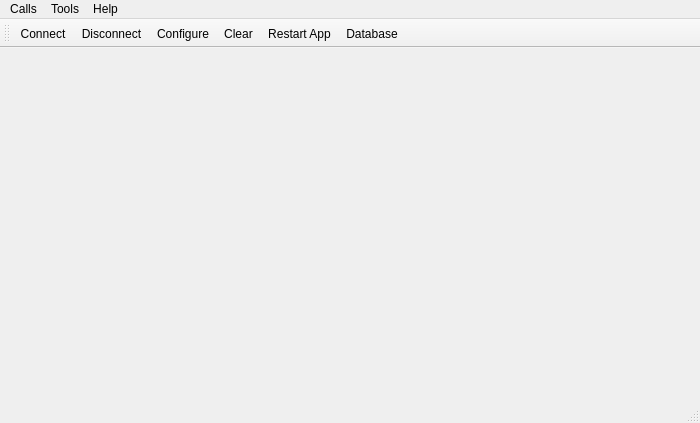
<?xml version="1.0" encoding="UTF-8"?>
<ui version="4.0">
 <class>MainWindow</class>
 <widget class="QMainWindow" name="MainWindow">
  <property name="geometry">
   <rect>
    <x>0</x>
    <y>0</y>
    <width>700</width>
    <height>423</height>
   </rect>
  </property>
  <property name="minimumSize">
   <size>
    <width>700</width>
    <height>100</height>
   </size>
  </property>
  <property name="windowTitle">
   <string>Rejestrator wypożyczanych narzędzi</string>
  </property>
  <widget class="QWidget" name="centralWidget">
   <layout class="QVBoxLayout" name="verticalLayout"/>
  </widget>
  <widget class="QMenuBar" name="menuBar">
   <property name="geometry">
    <rect>
     <x>0</x>
     <y>0</y>
     <width>700</width>
     <height>26</height>
    </rect>
   </property>
   <widget class="QMenu" name="menuCalls">
    <property name="title">
     <string>Calls</string>
    </property>
    <addaction name="actionConnect"/>
    <addaction name="actionDisconnect"/>
    <addaction name="separator"/>
    <addaction name="actionQuit"/>
   </widget>
   <widget class="QMenu" name="menuTools">
    <property name="title">
     <string>Tools</string>
    </property>
    <addaction name="actionConfigure"/>
    <addaction name="actionClear"/>
   </widget>
   <widget class="QMenu" name="menuHelp">
    <property name="title">
     <string>Help</string>
    </property>
    <addaction name="actionAbout"/>
    <addaction name="actionAboutQt"/>
   </widget>
   <addaction name="menuCalls"/>
   <addaction name="menuTools"/>
   <addaction name="menuHelp"/>
  </widget>
  <widget class="QToolBar" name="mainToolBar">
   <attribute name="toolBarArea">
    <enum>TopToolBarArea</enum>
   </attribute>
   <attribute name="toolBarBreak">
    <bool>false</bool>
   </attribute>
   <addaction name="actionConnect"/>
   <addaction name="actionDisconnect"/>
   <addaction name="actionConfigure"/>
   <addaction name="actionClear"/>
   <addaction name="actionRestartApp"/>
   <addaction name="actionSql"/>
  </widget>
  <widget class="QStatusBar" name="statusBar"/>
  <action name="actionAbout">
   <property name="text">
    <string>&amp;About</string>
   </property>
   <property name="toolTip">
    <string>About program</string>
   </property>
   <property name="shortcut">
    <string>Alt+A</string>
   </property>
  </action>
  <action name="actionAboutQt">
   <property name="text">
    <string>About Qt</string>
   </property>
  </action>
  <action name="actionConnect">
   <property name="icon">
    <iconset resource="terminal.qrc">
     <normaloff>:/images/connect.png</normaloff>:/images/connect.png</iconset>
   </property>
   <property name="text">
    <string>C&amp;onnect</string>
   </property>
   <property name="toolTip">
    <string>Connect to serial port</string>
   </property>
   <property name="shortcut">
    <string>Ctrl+O</string>
   </property>
  </action>
  <action name="actionDisconnect">
   <property name="icon">
    <iconset resource="terminal.qrc">
     <normaloff>:/images/disconnect.png</normaloff>:/images/disconnect.png</iconset>
   </property>
   <property name="text">
    <string>&amp;Disconnect</string>
   </property>
   <property name="toolTip">
    <string>Disconnect from serial port</string>
   </property>
   <property name="shortcut">
    <string>Ctrl+D</string>
   </property>
  </action>
  <action name="actionConfigure">
   <property name="icon">
    <iconset resource="terminal.qrc">
     <normaloff>:/images/settings.png</normaloff>:/images/settings.png</iconset>
   </property>
   <property name="text">
    <string>&amp;Configure</string>
   </property>
   <property name="toolTip">
    <string>Configure serial port</string>
   </property>
   <property name="shortcut">
    <string>Alt+C</string>
   </property>
  </action>
  <action name="actionClear">
   <property name="icon">
    <iconset resource="terminal.qrc">
     <normaloff>:/images/clear.png</normaloff>:/images/clear.png</iconset>
   </property>
   <property name="text">
    <string>C&amp;lear</string>
   </property>
   <property name="toolTip">
    <string>Clear data</string>
   </property>
   <property name="shortcut">
    <string>Alt+L</string>
   </property>
  </action>
  <action name="actionSql">
   <property name="icon">
    <iconset>
     <normaloff>images/participants.png</normaloff>images/participants.png</iconset>
   </property>
   <property name="text">
    <string>Database</string>
   </property>
  </action>
  <action name="actionQuit">
   <property name="icon">
    <iconset resource="terminal.qrc">
     <normaloff>:/images/application-exit.png</normaloff>:/images/application-exit.png</iconset>
   </property>
   <property name="text">
    <string>&amp;Quit</string>
   </property>
   <property name="shortcut">
    <string>Ctrl+Q</string>
   </property>
  </action>
  <action name="actionRestartApp">
   <property name="icon">
    <iconset resource="terminal.qrc">
     <normaloff>:/images/application-exit.png</normaloff>:/images/application-exit.png</iconset>
   </property>
   <property name="text">
    <string>Restart App</string>
   </property>
   <property name="toolTip">
    <string>Restart App</string>
   </property>
  </action>
 </widget>
 <layoutdefault spacing="6" margin="11"/>
 <resources>
  <include location="terminal.qrc"/>
 </resources>
 <connections/>
</ui>
